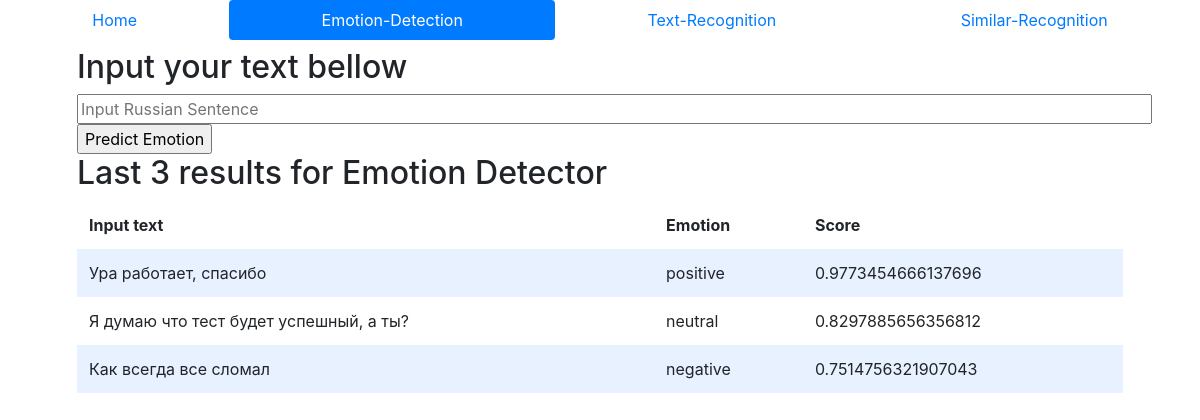
The page /emotion-detection on the database as committed earlier.
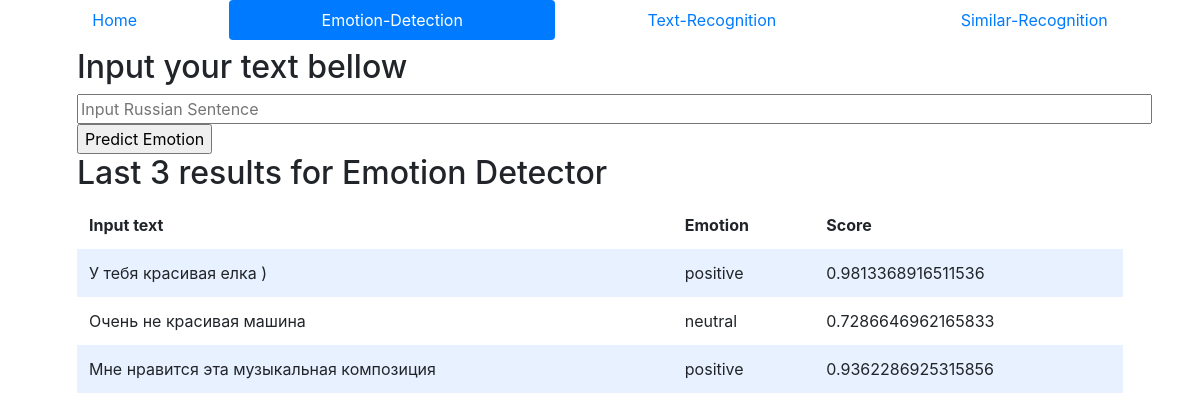
The same page on the database as committed later.
### tables this page shows
CREATE TABLE emotion(id INTEGER PRIMARY KEY AUTOINCREMENT, input TEXT NOT NULL, output TEXT NOT NULL, score FLOAT NOT NULL);

### app.py (the view)
@app.route("/emotion-detection", methods=["GET", "POST"])
def emotion():
    if request.method == "POST":
        text_input = request.form.get("text_input")
        if not text_input:  # If there is no name, showing erros page
            return render_template("error.html", message="Missing text, try again")
        predict = Sentiment_ru.inference(txt=text_input)
        db.execute("INSERT INTO emotion (input, output, score) VALUES(?, ?, ?)", text_input, predict[0], predict[1])
        results = db.execute("SELECT * FROM emotion ORDER BY id DESC LIMIT 4")
        return render_template("emotion-detection.html", results=results)
    else:
        results = db.execute("SELECT * FROM emotion ORDER BY id DESC LIMIT 3")
        return render_template("emotion-detection.html", results=results)

### app.py (called while the page is built)
@app.after_request
def after_request(response):
    response.headers["Cache-Control"] = "no-cache, no-store, must-revalidate"
    response.headers["Expires"] = 0
    response.headers["Pragma"] = "no-cache"
    return response

### templates/emotion-detection.html (shortened to what this page needs)
<!DOCTYPE html>
<html lang="en">
    <head>
        <link rel="stylesheet" href="https://cdn.jsdelivr.net/npm/bootstrap@4.5.3/dist/css/bootstrap.min.css">
        <link href="static/styles.css" rel="stylesheet">
    </head>
    <body>
        <nav class="nav nav-pills nav-fill">
            <li class="nav-item">
                <a class="nav-link" href="/">Home</a>
            </li>
            <li class="nav-item">
                <a class="nav-link active" href="/emotion-detection">Emotion-Detection</a>
            </li>
            <li class="nav-item">
                <a class="nav-link" href="/text-recognition">Text-Recognition</a>
            </li>
            <li class="nav-item">
                <a class="nav-link" href="/similar-recognition">Similar-Recognition</a>
            </li>
        </nav>
        <div class="container">
            <div class="section">
                <h2>Input your text bellow</h2>
                <form action="/emotion-detection" method="post">
                    <input autocomplete="off" autofocus placeholder="Input Russian Sentence" size="100" name="text_input" type="text">
                    <input type="submit" value="Predict Emotion">
                </form>
                <h2>Last 3 results for Emotion Detector</h2>
                <table>
                    <thead>
                        <tr>
                            <th>Input text</th>
                            <th>Emotion</th>
                            <th>Score</th>
                        </tr>
                    </thead>
                    <tbody>
                        {% for result in results %}
                            <tr>
                                <td>{{ result.input }}</td>
                                <td>{{ result.output }}</td>
                                <td>{{ result.score }}</td>
                            </tr>
                        {% endfor %}
                    </tbody>
                </table>
            </div>
        </div>
    </body>
</html>

Rows that differ between the two databases and show on the page:
no longer on this page (row unchanged): emotion: input "Ура работает, спасибо", output "positive", score "0.9773454666137696"
no longer on this page (row unchanged): emotion: input "Я думаю что тест будет успешный, а ты?", output "neutral", score "0.8297885656356812"
no longer on this page (row unchanged): emotion: input "Как всегда все сломал", output "negative", score "0.7514756321907043"
added emotion: input "У тебя красивая елка )", output "positive", score "0.9813368916511536"
added emotion: input "Очень не красивая машина", output "neutral", score "0.7286646962165833"
added emotion: input "Мне нравится эта музыкальная композиция", output "positive", score "0.9362286925315856"
